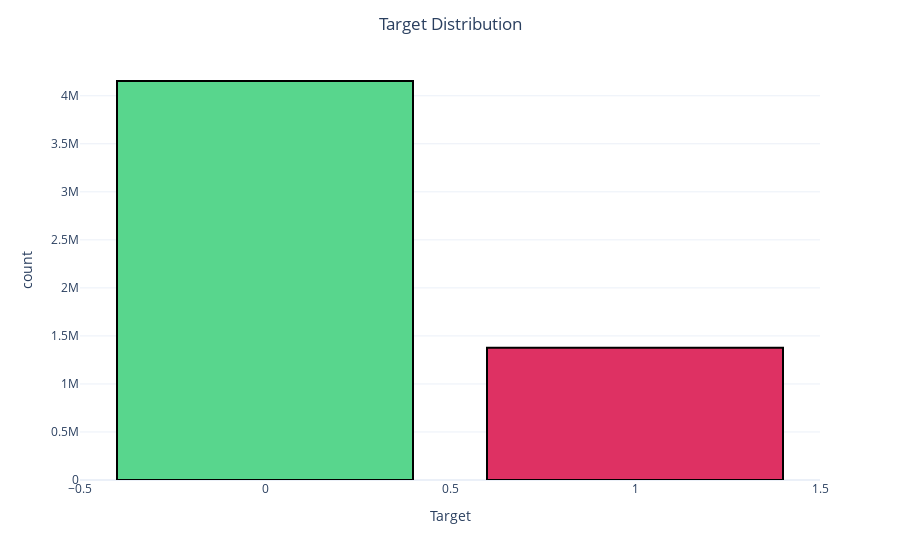

Notebook source saved alongside this figure:
### Code cell
configure_plotly_browser_state()
target_df = pd.DataFrame(train['Target'].value_counts()).reset_index()
target_df.columns = ['Target', 'count']
fig = px.bar(data_frame =target_df, x = 'Target',y = 'count') 
fig.update_traces(marker_color =['#58D68D','#DE3163'], 
                  marker_line_color='rgb(0,0,0)',
                  marker_line_width=2,)
fig.update_layout(title = "Target Distribution",
                  template = "plotly_white",
                  title_x = 0.5)
print("\033[94mPercentage of Target = 0: {:.2f} %".format(target_df["count"][0]*100 / (target_df["count"][0]+ target_df["count"][1])))
print("\033[94mPercentage of Target = 1: {:.2f} %".format(target_df["count"][1]* 100 / (target_df["count"][0]+ target_df["count"][1])))
fig.show()

### Figure 1 — Plotly figure (JSON) as saved in the notebook; plotly's stock layout.template omitted (floating-point values rounded to 4 significant figures)
{"data": [{"alignmentgroup": "True", "hovertemplate": "Target=%{x}<br>count=%{y}<extra></extra>", "legendgroup": "", "marker": {"color": ["#58D68D", "#DE3163"], "pattern": {"shape": ""}, "line": {"color": "rgb(0,0,0)", "width": 2}}, "name": "", "offsetgroup": "", "orientation": "v", "showlegend": false, "textposition": "auto", "x": [0, 1], "xaxis": "x", "y": [4153582, 1377869], "yaxis": "y", "type": "bar"}], "layout": {"xaxis": {"anchor": "y", "domain": [0, 1], "title": {"text": "Target"}}, "yaxis": {"anchor": "x", "domain": [0, 1], "title": {"text": "count"}}, "legend": {"tracegroupgap": 0}, "margin": {"t": 60}, "barmode": "relative", "title": {"text": "Target Distribution", "x": 0.5}}}
